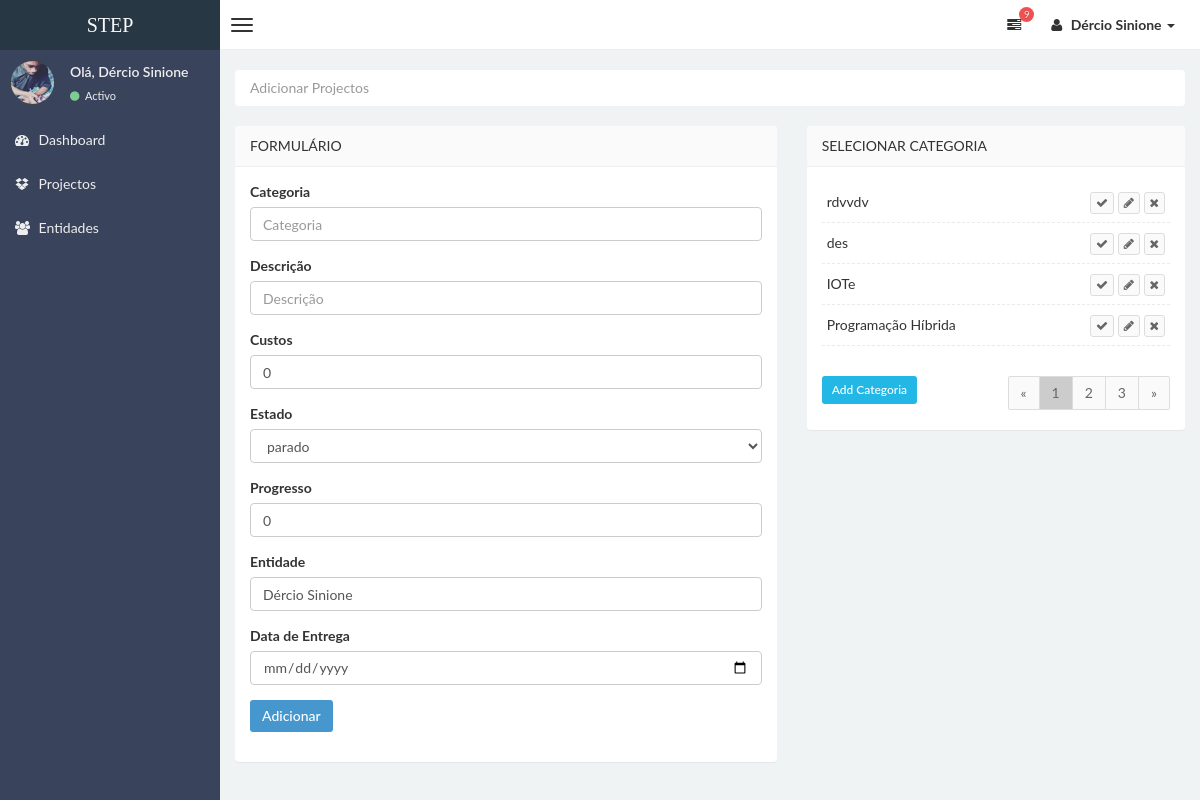
The page /projectos/add?en=3 (signed in) on the database its author committed.
### stepsite/models.py (models this page shows, shortened)
class Usuarios(db.Model,UserMixin):
    id = db.Column(db.Integer,primary_key=True)
    nome = db.Column(db.String(30), unique=True, nullable=False)
    email = db.Column(db.String(100), unique=True, nullable=False)
    senha = db.Column(db.String(100), unique=False, nullable=False)
    imagem = db.Column(db.String(30), nullable=False, default='defaultUser.jpg')
    categorias = db.relationship('Categorias', backref='usuarios', lazy=True)
    entidades = db.relationship('Entidades', backref='usuarios', lazy=True)
    projectos = db.relationship('Projectos', backref='usuarios', lazy=True)

class Categorias(db.Model):
    id = db.Column(db.Integer,primary_key=True)
    nome = db.Column(db.String(50), nullable=False)
    idUser = db.Column(db.Integer, db.ForeignKey('usuarios.id'),nullable=False)
    projectos = db.relationship('Projectos', backref='categorias', lazy=True)

### stepsite/projectos/routes.py (the view, shortened to what this page needs)
@projects.route("/projectos/add",methods=['GET','POST'])
@login_required
def addprojectos():
    page = request.args.get('page',1, type=int)
    en = request.args.get('en',0, type=int)
    form = FormProjectos()
    if en is not 0:
        form.custos.data = 0
        form.progresso.data = 0
        entidade = Entidades.query.get(en)
        form.idEntidade.data = entidade.id
        form.entidade.data = entidade.nome
    per_page = 4
    result = Categorias.query.order_by(Categorias.id.desc()).filter_by(idUser=current_user.id).paginate(page=page,per_page=per_page)
    if request.method == 'POST':
        form.custos.data = request.form['custos']
        form.progresso.data = request.form['progresso']
        form.dataEntrega.data = request.form['dataEntrega']
        form.estado.data = request.form['estado']
    return render_template("addprojectos.html",title="STEP | Adicionar Projectos",result=result,form=form,en=en,curpage=page)

### stepsite/projectos/forms.py
class FormProjectos(FlaskForm):
    descricao = StringField('Descrição', validators=[DataRequired(),length(min=3,max=100,message="Só é permetido nome no intervalo de 3 a 100 dígitos.")])
    idCategoria = StringField('Id da Categoria',validators=[DataRequired()])
    idProjecto = IntegerField('Identificador')
    categoria = StringField('Categoria', validators=[DataRequired()])
    custos = DecimalField('Custos', validators=[DataRequired(message="Este campo é obrigatório.")])
    estado = StringField('estado', validators=[DataRequired()])
    progresso = IntegerField('Progresso', validators=[DataRequired(message="Este campo é obrigatório."),length(max=3,message="O progresso de um projecto vai de 0 a 100%.")])
    idEntidade = StringField('Id da Entidade',validators=[DataRequired()])
    entidade = StringField('Entidade', validators=[DataRequired()])
    dataEntrega = DateField('Data Entrega',validators=[DataRequired(message="Este campo é obrigatório.")])
    submit = SubmitField('Adicionar')

### stepsite/models.py (called while the page is built)
@login_manager.user_loader
def load_user(user_id):
    return Usuarios.query.get(int(user_id))

### stepsite/templates/addprojectos.html (shortened to what this page needs)
{% extends "layoutAdmin.html" %}
{% block content %}
<div class="row">
    <div class="col-md-12">
        <ul class="breadcrumb">
            <li class="active">Adicionar Projectos</li>
        </ul>
    </div>
</div>
<section class="row">
    <div class="col-lg-7">
        <section class="panel">
            <header class="panel-heading">
                Formulário
            </header>
            <div class="panel-body">
                <form role="form" name="formProjectos" method="POST" action="/projectos/add">
                    <div class="form-group">
                        {{ form.categoria.label(class="form-control-label")}}
                        {% if form.categoria.errors %}
                          {{ form.categoria(class="form-control form-control is-invalid",placeholder="Categoria",style="background-color: white;",readonly="true",autocomplete="off")}}
                        <div class="invalid-feedback">
                                {% for erro in form.categoria.errors %}
                                    <span>{{ erro }}</span>
                                {% endfor %}
                        </div>
                        {% else %}
                            {{ form.categoria(class="form-control form-control",placeholder="Categoria",readonly="True",style="background-color: white;",autocomplete="off")}}
                        {% endif %}
                    </div>
                    <div class="form-group">
                        {{ form.descricao.label(class="form-control-label")}}
                        {% if form.descricao.errors %}
                          {{ form.descricao(class="form-control form-control is-invalid",placeholder="Descrição",autocomplete="off")}}
                        <div class="invalid-feedback">
                                {% for erro in form.descricao.errors %}
                                    <span>{{ erro }}</span>
                                {% endfor %}
                        </div>
                        {% else %}
                            {{ form.descricao(class="form-control form-control",placeholder="Descrição",autocomplete="off")}}
                        {% endif %}
                    </div>
                    <div class="form-group">
                        <label for="">Custos</label>
                       {% if form.custos.errors %}
                       <input type="number" class="form-control form-control is-invalid" value="{{form.custos.data}}" name="custos" placeholder="Custos" autocomplete="off">
                     <div class="invalid-feedback">
                             {% for erro in form.custos.errors %}
                                 <span>{{ erro }}</span>
                             {% endfor %}
                     </div>
                     {% else %}
                         <input type="number" class="form-control form-control" value="{{form.custos.data}}" name="custos" placeholder="Custos" autocomplete="off">
                     {% endif %}
                    </div>
                    <div class="form-group">
                        <label for="selectestado">Estado</label>
                        <select class="form-control m-b-10" name="estado" id="selectestado">
                            <option  value="parado">parado</option>
                        </select>
                     </div>
                    <div class="form-group">
                        <label for="">Progresso</label>
                        {% if form.progresso.errors %}
                        <input type="number" maxlength="3" class="form-control form-control is-invalid" value="{{form.progresso.data}}" name="progresso" placeholder="Progresso" autocomplete="off">
                      <div class="invalid-feedback">
                              {% for erro in form.progresso.errors %}
                                  <span>{{ erro }}</span>
                              {% endfor %}
                      </div>
                      {% else %}
                          <input type="number" maxlength="3" class="form-control form-control" value="{{form.progresso.data}}" name="progresso" placeholder="Progresso" autocomplete="off">
                      {% endif %}
                     </div>
                    <div class="form-group">
                        {{ form.entidade.label(class="form-control-label")}}
                        {% if form.entidade.errors %}
                          {{ form.entidade(class="form-control form-control is-invalid",placeholder="Entidade",style="background-color: white;",readonly="true",autocomplete="off")}}
                        <div class="invalid-feedback">
                                {% for erro in form.entidade.errors %}
                                    <span>{{ erro }}</span>
                                {% endfor %}
                        </div>
                        {% else %}
                            {{ form.entidade(class="form-control form-control",placeholder="Entidade",readonly="True",style="background-color: white;",autocomplete="off")}}
                        {% endif %}
                    </div>
                    <div class="form-group">
                        <label for="dataEntrega">Data de Entrega</label>
                        {% if form.dataEntrega.errors %}
                            <input type="date" value="{{form.dataEntrega.data}}" name="dataEntrega"  class="form-control form-control is-invalid" id="dataEntrega" placeholder="Data de Entrega">
                         <div class="invalid-feedback">
                              {% for erro in form.dataEntrega.errors %}
                                  <span>{{ erro }}</span>
                              {% endfor %}
                      </div>
                      {% else %}
                          <input type="date" value="{{form.dataEntrega.data}}" name="dataEntrega"  class="form-control form-control" id="dataEntrega" placeholder="Data de Entrega">
                      {% endif %}
                    </div>
                    <div class="form-group">
                        {{ form.submit(class="btn btn-primary")}}
                    </div>
                </form>
            </div>
        </section>
    </div>
    <div class="col-md-5">
    <section class="panel tasks-widget">
        <header class="panel-heading">
            Selecionar Categoria
        </header>
    <div class="panel-body">
        <div class="task-content">
            <ul class="task-list ui-sortable" id="listaCategorias">
            {% if result: %}
                {% for item in result.items %}
                    <li>
                        <span> {{ item.nome }}</span>
                        <div class="pull-right hidden-phone">
                            <a onclick="SelectCategoria('{{item.id}}','{{item.nome}}')"><button class="btn btn-default btn-xs"><i class="fa fa-check"></i></button></a>
                            <a  onclick="AcaoCategoria('/categoria/{{item.id}}/update','Actualizar','{{item.nome}}')" href="#ModalCategoria" data-toggle="modal" data-target="#ModalCategoria"><button class="btn btn-default btn-xs"><i class="fa fa-pencil"></i></button></a>
                            <a href="#ModalConfirm" onclick="fnIdselecionado('/categoria/{{item.id}}/delete?en={{en}}&page={{curpage}}')" data-toggle="modal" data-target="#ModalConfirm"><button class="btn btn-default btn-xs"><i class="fa fa-times"></i></button></a>
                        </div>
                    </li>
                {% endfor %}
            {% endif %}
            </ul>
        </div>
            <div class="row">
                <div class="col-md-3">
                <a onclick="AcaoCategoria('/categoria','Adicionar',null)" class="btn btn-info btn-sm pull-left" href="#ModalCategoria" data-toggle="modal">Add Categoria</a>
                </div>
                <div class="col-md-9 text-right">
                    <ul class="pagination" style="margin-top: 0px; margin-bottom: 0px;">
                        <li><a href="#">«</a></li>
                    {% for numPage in result.iter_pages(left_edge=1,right_edge=1,left_current=1,right_current=2)%}
                        {% if numPage %}
                            {% if result.page == numPage %}
                                <li><a style="background-color: #ccc;" href="/projectos/add?en={{en}}&page={{numPage}}">{{ numPage }}</a></li>
                            {% else %}
                                <li><a href="/projectos/add?en={{en}}&page={{numPage}}">{{ numPage }}</a></li>
                            {% endif %}
                        {% endif %}
                    {% endfor %}
                        <li><a href="#">»</a></li>
                    </ul>
                </div>
            </div>
</section>
    </div>
</section>
{% endblock content %}

### stepsite/templates/layoutAdmin.html (shortened to what this page needs)
<!DOCTYPE html>
<html>
    <head>
        <link href="../static/css/bootstrap.css" rel="stylesheet" type="text/css" />
        <link href="../static/css/font-awesome.min.css" rel="stylesheet" type="text/css" />
        <link href="../static/css/mystyle.css" rel="stylesheet" type="text/css" />
        <link href="../static/css/style.css" rel="stylesheet" type="text/css" />
    </head>
    <body class="skin-black">
        <header class="header">
            <a href="{{url_for('main.home')}}" class="logo">
                STEP
            </a>
            <nav class="navbar navbar-static-top" role="navigation">
                <a href="#" class="navbar-btn sidebar-toggle" data-toggle="offcanvas" role="button" >
                    <span class="icon-bar"></span>
                    <span class="icon-bar"></span>
                    <span class="icon-bar"></span>
                </a>
                <div class="navbar-right">
                    <ul class="nav navbar-nav">
                      <li class="dropdown tasks-menu">
                            <a href="#" class="dropdown-toggle" data-toggle="dropdown">
                                <i class="fa fa-tasks"></i>
                                <span class="label label-danger">9</span>
                            </a>
                        </li>
                        <li class="dropdown user user-menu">
                            <a href="#" class="dropdown-toggle" data-toggle="dropdown">
                                <i class="fa fa-user"></i>
                                <span> {{current_user.nome}} <i class="caret"></i></span>
                            </a>
                        </li>
                    </ul>
                </div>
            </nav>
        </header>
        <div class="wrapper row-offcanvas row-offcanvas-left">
            <aside class="left-side sidebar-offcanvas">
                <section class="sidebar">
                    <div class="user-panel">
                        <div class="pull-left image">
                            <img src="{{url_for('static',filename='profile_img/'+current_user.imagem)}}" class="img-circle" alt="User Image" />
                        </div>
                        <div class="pull-left info">
                            <p>Olá, {{current_user.nome}} </p>
                            <a href="#"><i class="fa fa-circle text-success"></i> Activo</a>
                        </div>
                    </div>
                    <ul class="sidebar-menu">
                        <li>
                            <a href="{{url_for('projects.admin')}}">
                                <i class="fa fa-dashboard"></i> <span>Dashboard </span>
                            </a>
                        </li>
                        <li>
                            <a href="{{url_for('projects.projectos')}}">
                                <i class="fa fa-dropbox"></i> <span>Projectos</span>
                            </a>
                        </li>
                        <li class="">
                            <a href="{{url_for('entidads.entidades')}}">
                                <i class="fa fa-group"></i> <span>Entidades</span>
                            </a>
                        </li>
                    </ul>
                </section>
            </aside>
            <aside class="right-side">
            <section class="content">
            {% block content %}
            {% endblock content %}
            </section>
			</aside>
		</div>
    </body>
</html>

### rows shown on the page
Usuarios: nome "Dércio Sinione", imagem (picture)
Categorias: nome "rdvvdv"
Categorias: nome "des"
Categorias: nome "IOTe"
Categorias: nome "Programação Híbrida"

### other values the page prints
{{ numPage }} "1"
{{ numPage }} "2" "3"
